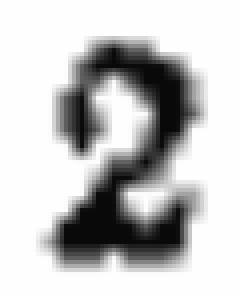
#> input picture Bozner_OCR/2/0.PNG, 60 x 74 px, found by its file name (shown 4 times larger)
$ jupyter execute --allow-errors Trainingsbilder_einheitlich_200x200.ipynb
#> lines starting #> are read from the running program, lines starting #| are printed output that depends on the picture
# Bozner_OCR: Trainingbilder im einheitlichen Format

Dieses Notebook soll zeigen, wie man aus Bildern beliebigen Formats Bilder erzeugt, die alle das gleiche Format haben. In diesem Fall sollen händisch kopierte Bilder von Zahlen in Bilder überführt werden, die 200x200 Pixel gross sind.

Die erforderlichen Packages werden geladen:

[cell 1]
import glob
import numpy as np
import matplotlib.pyplot as plt
import cv2
import os

Der Pfad wird angegeben, unter dem die händisch erzeugten Bilder (Eingangsbilder) abgespeichert sind.
(Das ist natürlich der Pfad auf **meinem** PC.)

[cell 2]
data_path = '/Users/Michael/Anaconda3/Jupiter_Notebooks/DigitalScholarship-UB-Bern/Bozner_OCR/Training_Data/'

Man schaut sich die Ordner- und Unterordnerstruktur an:

[cell 3]
samples = np.sort(glob.glob(data_path+'*'))
print(samples)

Man schaut sich an, wie 5 Bilder aus dem Unterordner 2 aussehen:

#> (a cell that did not finish here is left out)

[cell 5]
plt.figure(figsize=(20,20))
#> (the rest of this cell did not finish here and is left out)

Man liest zwei Bilder in OpenCV ein und schaut sich deren Format an:

[cell 6]
img1 = cv2.imread(data_path + '/' + '2' + '/' + '0.png')
#> img1 is the input picture: shape (74, 60, 3); min 9, max 254, mean 195.6
img2 = cv2.imread(data_path + '/' + '2' + '/' + '1.png')
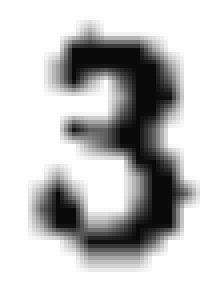
#> input picture Bozner_OCR/3/1.PNG, 56 x 73 px, found by its file name (shown 4 times larger)
#> img2 is the input picture: shape (73, 56, 3); min 9, max 254, mean 195.1

[cell 7]
print(img1.shape)
#| (74, 60, 3)
print(img2.shape)
#| (73, 56, 3)

Die Bilder haben unterschiedliche Formate:
74x60 Pixel das eine
77x60 Pixel das andere.
Sie bestehen jeweils aus 3 Ebenen, wie es für RGB Bilder typisch ist.

Mit 'cv2.resize' lässt sich das Format des Bildes ändern:

[cell 8]
img1_reshaped = cv2.resize(img1,(200, 200))
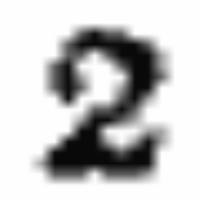
#> img1_reshaped: shape (200, 200, 3); min 9, max 254, mean 195.5

[cell 9]
img1_reshaped.shape
#> Out = (200, 200, 3)

Jetzt hat Bild 1 das Format 200x200 Pixel.

Mal schauen, wie das Bild im neuen Format aussieht:

[cell 10]
plt.figure(figsize=(5,5))

plt.subplot(1,2,1)
plt.imshow(img1)
plt.title('Bild_original')

plt.subplot(1,2,2)
plt.imshow(img1_reshaped)
plt.title('Bild_200x200')
plt.show()
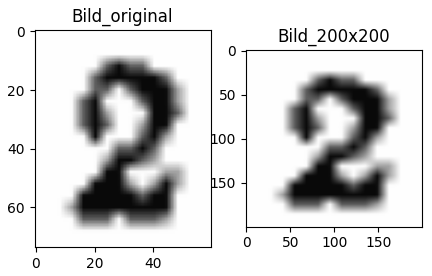
#> figure drawn by matplotlib, 2 panels

Wie man sieht, wurde das Bild bei der Formatänderung verzerrt, die Zahl 2 sieht etwas anders aus.
Wir müssen verhindern, dass so etwas passiert. Unsere Trainingsdaten wären sonst verfälscht.

Hierzu kann man folgendermassen vorgehen:
- man erzeugt ein weisses Bild im gewünschten Format als Hintergrundbild.
- man plaziert das Eingangsbild in die Mitte dieses Hintergrundbildes.
- man fusioniert beide Bilder und hat somit ein Ausgangsbild im gewünschten Format.

[cell 11]
# Höhe und Breite des gewünschten Formates in Pixel:
height, width = (200 , 200)

#Erstellen des weissen Hintergrundbildes. Dass es weiss ist, legen die Zahlen (255, 255, 255) fest.
blank_image_orig = np.zeros((height, width, 3), np.uint8)
blank_image_orig[:, 0:width] = (255, 255, 255) # (B, G, R)

# Positionierung des Eingangsbildes in die Mitte des Hintergrundbildes:
x_offset = int((width - img1.shape[1])/2)
#> x_offset = 70
y_offset = int((height - img1.shape[0])/2)
#> y_offset = 63

#Erstellen des Ausgangsbildes. In diesem Fall wird das Original-Eingangsbild (img1) auf das Hintergrundbild plaziert:
blank_image_orig[ y_offset:y_offset+img1.shape[0], x_offset:x_offset+img1.shape[1]] = img1
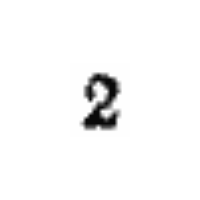
#> blank_image_orig: shape (200, 200, 3); min 9, max 255, mean 248.4


# Das gleich Prozedere für das verzerrte Eingangsbild (img_reshaped):
blank_image_200x200 = np.zeros((height, width, 3), np.uint8)
blank_image_200x200[:, 0:width] = (255, 255, 255) # (B, G, R)

x_offset = int((width - img1_reshaped.shape[1])/2)
#> x_offset = 0
y_offset = int((height - img1_reshaped.shape[0])/2)
#> y_offset = 0

blank_image_200x200[ y_offset:y_offset+img1_reshaped.shape[0], x_offset:x_offset+img1_reshaped.shape[1]] = img1_reshaped


# Plotten der Bilder, um zu sehen, was man erreicht hat:
plt.figure(figsize=(15,15))

plt.subplot(1,4,1)
plt.imshow(img1)
plt.title('Bild_original')

plt.subplot(1,4,2)
plt.imshow(img1_reshaped)
plt.title('Bild_200x200')

plt.subplot(1,4,3)
plt.imshow(blank_image_orig)
plt.title('Bild_original_auf_blank')

plt.subplot(1,4,4)
plt.imshow(blank_image_200x200)
plt.title('Bild_200x200_auf_blank')
plt.show()

Wie man sieht, ist es gelungen, das Originalbild (img1) auf ein 200x200 Pixel Hintergrundbild zu plazieren und als neues Bild (Bild_original_auf_blank) abzurufen.

### Automatisierung

Nachdem man weiss, welche Operationen man mit einem einzelnen Bild durchführen muss, um zum gewünschten Ergebnis zu gelangen, möchte man das Prozedere auf alle Eingangsbilder anwenden.

Da man die umformatierten Bilder abspeichern möchte, gibt man einen Ausgangspfad an, d.h. einen Ordner, in dem man die Ausgangsbilder speichert.

[cell 12]
path_output = '/Users/Michael/Anaconda3/Jupiter_Notebooks/DigitalScholarship-UB-Bern/Bozner_OCR/Training_Data_Reshape_200x200_Imp/'

Den Ausgangsordner kann man händisch erzeugen oder in Python.
Hier wird er in Python erzeugt. Auch die erforderlichen Unterordner mit den Namen '0' bis '9' werden erzeugt:

[cell 13]
os.mkdir(path_output)
for i in range (0,10):
    os.mkdir(path_output + str(i))

Schliesslich wird die eingangs gezeigte Prozedur auf alle Bilder im Eingangsordner, unter Berücksichtigung der Unterordnerstruktur, durchgeführt:

[cell 14]
height, width = (200 , 200)

# Die Methode os.walk erfasst alle Unterordner im Eingangspfad:
for subdir, dirs, files in os.walk(data_path):

    # Man führt eine Differenzierung nach Unterordnernamen durch:
    if subdir.endswith('0'):

        # Für alle Files im spezifizierten Unterordner werden die angegebenen Operationen durchgeführt:
        for file in files:

            # Einlesen der Bilder in OpenCV:
            img0 = cv2.imread(data_path + '0/' + file)

            # Durchführung der Prozedur:
            blank_image_0 = np.zeros((height, width, 3), np.uint8)
            blank_image_0[:, 0:width] = (255, 255, 255) # (B, G, R)

            x_offset = int((width - img0.shape[1])/2)
            y_offset = int((height - img0.shape[0])/2)

            blank_image_0[ y_offset:y_offset+img0.shape[0], x_offset:x_offset+img0.shape[1]] = img0

            # Abspeichern der Bilder im angegebenen Ausgangspfad und im richtigen Unterordner:
            cv2.imwrite(path_output + '0/' + file, blank_image_0)

    # Wiederholung für die restlichen Unterordner:
    elif subdir.endswith('1'):
        for file in files:
            img1 = cv2.imread(data_path + '1/' + file)

            blank_image_1 = np.zeros((height, width, 3), np.uint8)
            blank_image_1[:, 0:width] = (255, 255, 255) # (B, G, R)

            x_offset = int((width - img1.shape[1])/2)
            y_offset = int((height - img1.shape[0])/2)

            blank_image_1[ y_offset:y_offset+img1.shape[0], x_offset:x_offset+img1.shape[1]] = img1
            cv2.imwrite(path_output + '1/' + file, blank_image_1)

    elif subdir.endswith('2'):
        for file in files:
            img2 = cv2.imread(data_path + '2/' + file)

            blank_image_2 = np.zeros((height, width, 3), np.uint8)
            blank_image_2[:, 0:width] = (255, 255, 255) # (B, G, R)

            x_offset = int((width - img2.shape[1])/2)
            y_offset = int((height - img2.shape[0])/2)

            blank_image_2[ y_offset:y_offset+img2.shape[0], x_offset:x_offset+img2.shape[1]] = img2
            cv2.imwrite(path_output + '2/' + file, blank_image_2)

    elif subdir.endswith('3'):
        for file in files:
            img3 = cv2.imread(data_path + '3/' + file)

            blank_image_3 = np.zeros((height, width, 3), np.uint8)
            blank_image_3[:, 0:width] = (255, 255, 255) # (B, G, R)

            x_offset = int((width - img3.shape[1])/2)
            y_offset = int((height - img3.shape[0])/2)

            blank_image_3[ y_offset:y_offset+img3.shape[0], x_offset:x_offset+img3.shape[1]] = img3
            cv2.imwrite(path_output + '3/' + file, blank_image_3)

    elif subdir.endswith('4'):
        for file in files:
            img4 = cv2.imread(data_path + '4/' + file)

            blank_image_4 = np.zeros((height, width, 3), np.uint8)
            blank_image_4[:, 0:width] = (255, 255, 255) # (B, G, R)

            x_offset = int((width - img4.shape[1])/2)
            y_offset = int((height - img4.shape[0])/2)

            blank_image_4[ y_offset:y_offset+img4.shape[0], x_offset:x_offset+img4.shape[1]] = img4
            cv2.imwrite(path_output + '4/' + file, blank_image_4)

    elif subdir.endswith('5'):
        for file in files:
            img5 = cv2.imread(data_path + '5/' + file)

            blank_image_5 = np.zeros((height, width, 3), np.uint8)
            blank_image_5[:, 0:width] = (255, 255, 255) # (B, G, R)

            x_offset = int((width - img5.shape[1])/2)
            y_offset = int((height - img5.shape[0])/2)

            blank_image_5[ y_offset:y_offset+img5.shape[0], x_offset:x_offset+img5.shape[1]] = img5
            cv2.imwrite(path_output + '5/' + file, blank_image_5)

    elif subdir.endswith('6'):
        for file in files:
            img6 = cv2.imread(data_path + '6/' + file)

            blank_image_6 = np.zeros((height, width, 3), np.uint8)
            blank_image_6[:, 0:width] = (255, 255, 255) # (B, G, R)

            x_offset = int((width - img6.shape[1])/2)
            y_offset = int((height - img6.shape[0])/2)

            blank_image_6[ y_offset:y_offset+img6.shape[0], x_offset:x_offset+img6.shape[1]] = img6
            cv2.imwrite(path_output + '6/' + file, blank_image_6)

    elif subdir.endswith('7'):
        for file in files:
            img7 = cv2.imread(data_path + '7/' + file)

            blank_image_7 = np.zeros((height, width, 3), np.uint8)
            blank_image_7[:, 0:width] = (255, 255, 255) # (B, G, R)

            x_offset = int((width - img7.shape[1])/2)
            y_offset = int((height - img7.shape[0])/2)

            blank_image_7[ y_offset:y_offset+img7.shape[0], x_offset:x_offset+img7.shape[1]] = img7
            cv2.imwrite(path_output + '7/' + file, blank_image_7)

    elif subdir.endswith('8'):
        for file in files:
            img8 = cv2.imread(data_path + '8/' + file)

            blank_image_8 = np.zeros((height, width, 3), np.uint8)
            blank_image_8[:, 0:width] = (255, 255, 255) # (B, G, R)

            x_offset = int((width - img8.shape[1])/2)
            y_offset = int((height - img8.shape[0])/2)

            blank_image_8[ y_offset:y_offset+img8.shape[0], x_offset:x_offset+img8.shape[1]] = img8
            cv2.imwrite(path_output + '8/' + file, blank_image_8)

    elif subdir.endswith('9'):
        for file in files:
            img9 = cv2.imread(data_path + '9/' + file)

            blank_image_9 = np.zeros((height, width, 3), np.uint8)
            blank_image_9[:, 0:width] = (255, 255, 255) # (B, G, R)

            x_offset = int((width - img9.shape[1])/2)
            y_offset = int((height - img9.shape[0])/2)

            blank_image_9[ y_offset:y_offset+img9.shape[0], x_offset:x_offset+img9.shape[1]] = img9
            cv2.imwrite(path_output + '9/' + file, blank_image_9)
    else:
        pass

Bei diesem Vorgehen gibt man die Unterordnerstruktur (0-9) explizit an. Besser wäre es, eine Methode zu finden, bei der man das nicht tun muss.

### Spielwiese

Hier bin ich selber noch nicht so weit. Ihr dürft gerne rumprobieren. :)

[cell 15]
path_output_2 = '/Users/Michael/Anaconda3/Jupiter_Notebooks/DigitalScholarship-UB-Bern/Bozner_OCR/Training_Data_Reshape_200x200_Imp_2/'

[cell 16]
os.mkdir(path_output_2)
for i in range (0,10):
    os.mkdir(path_output_2 + str(i))
